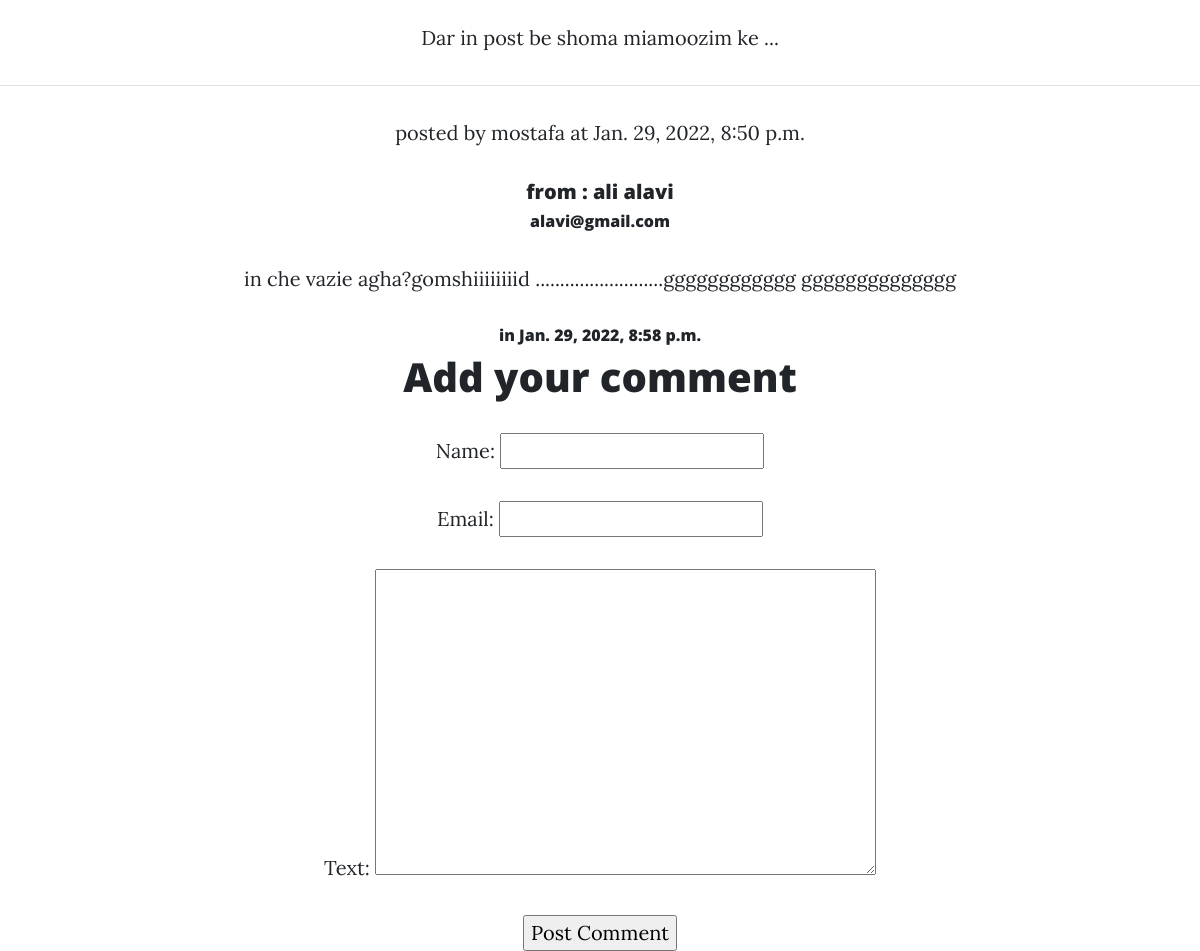
Page /posts/1/ (lower part) on the earlier database version.
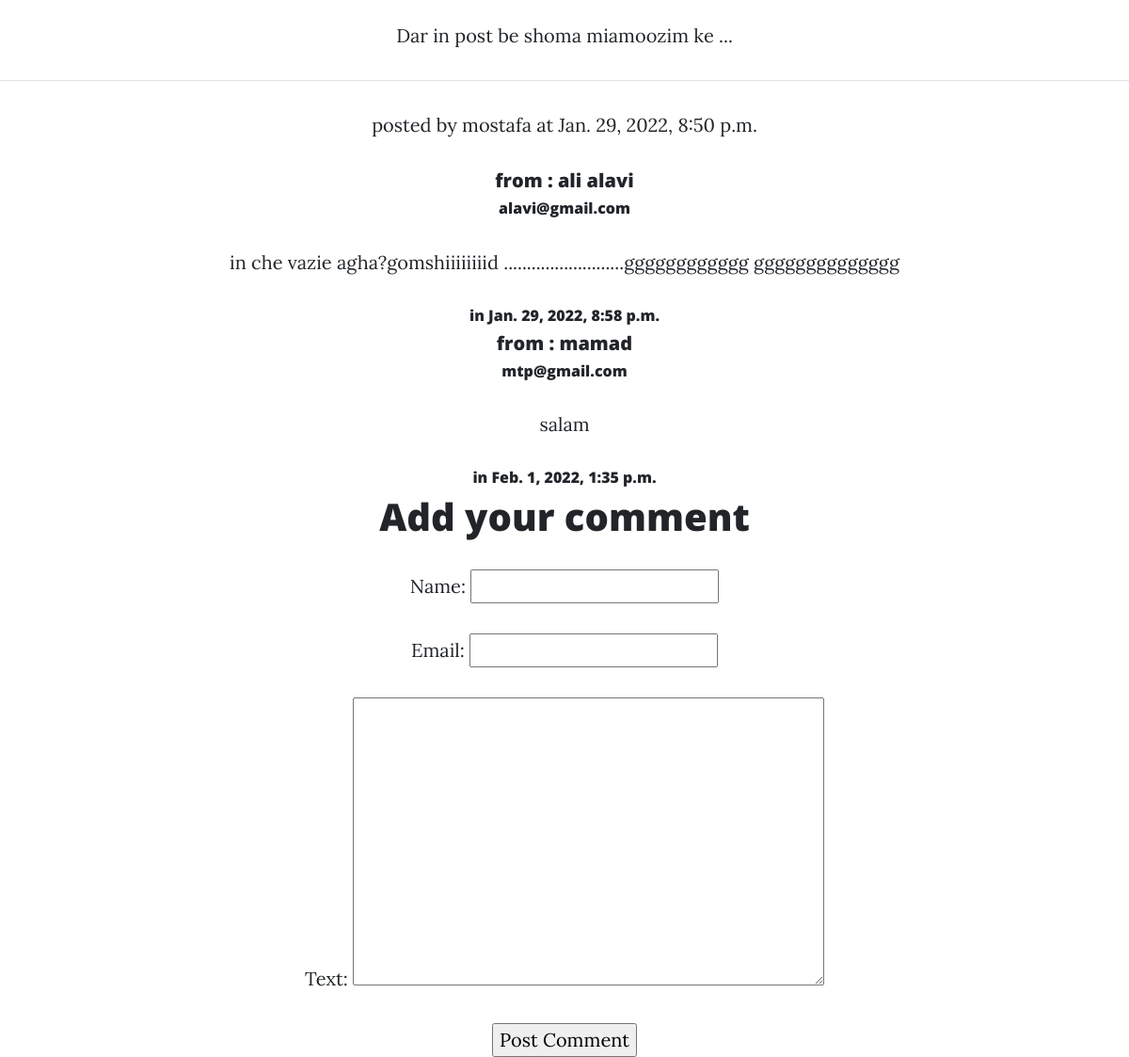
Same page on the later database version.
### weblog/models.py (models this page shows, shortened)
class Post(models.Model):
    text = models.TextField()
    created_at = models.DateTimeField(auto_now_add=True)
    updated_at = models.DateTimeField(auto_now=True)
    title = models.CharField(max_length=100 )
    author = models.ForeignKey(User, on_delete=models.CASCADE)

class Comment (models.Model):
    text = models.TextField()
    created_at = models.DateTimeField(auto_now_add=True)
    name = models.CharField(max_length=20)
    email = models.CharField(max_length=50)
    post = models.ForeignKey(Post, on_delete=models.CASCADE)

### weblog/views.py (the view, shortened to what this page needs)
# urls.py: path('posts/<post_id>/', get_single_post),
def get_single_post(req, post_id):
    post = Post.objects.get(id=post_id)
    if req.method == 'GET':
        post_comments = Comment.objects.filter(post_id=post_id)
        return HttpResponse(render(req, 'single_post.html', context={
            'post': post,
            'comment_form': CommentForm(),
            'post_comments': post_comments,
        }))

### weblog/views.py
class CommentForm(forms.Form):
    name = forms.CharField(max_length=100)
    email = forms.EmailField(max_length=20)
    text = forms.CharField(widget=forms.Textarea)

### templates/single_post.html (shortened to what this page needs)
<!DOCTYPE html>
<html lang="en">
    <head>
        <link href="/static/css/styles.css" rel="stylesheet" />
    </head>
    <body>
 <div style="text-align: center">
<p>{{ post.text }}</p>
<hr/>
<p>posted by {{ post.author.username }} at {{ post.created_at }}</p>
    {% for post_comment in post_comments %}
       <h5> from : {{ post_comment.name }} </h5>
        <h6>{{ post_comment.email }}</h6>
       <p> {{ post_comment.text }}</p>
       <h6>in {{post_comment.created_at }}</h6>
    {% endfor %}
<h1>Add your comment</h1>
<form action="" method="post">
    {{ comment_form.as_p }}
    <input type="submit" value="Post Comment" />
</form>
</div>
    </body>
</html>

Differences in the rows shown:
added Comment: name "mamad", email "mtp@gmail.com", text "salam", created_at "Feb. 1, 2022, 1:35 p.m."
